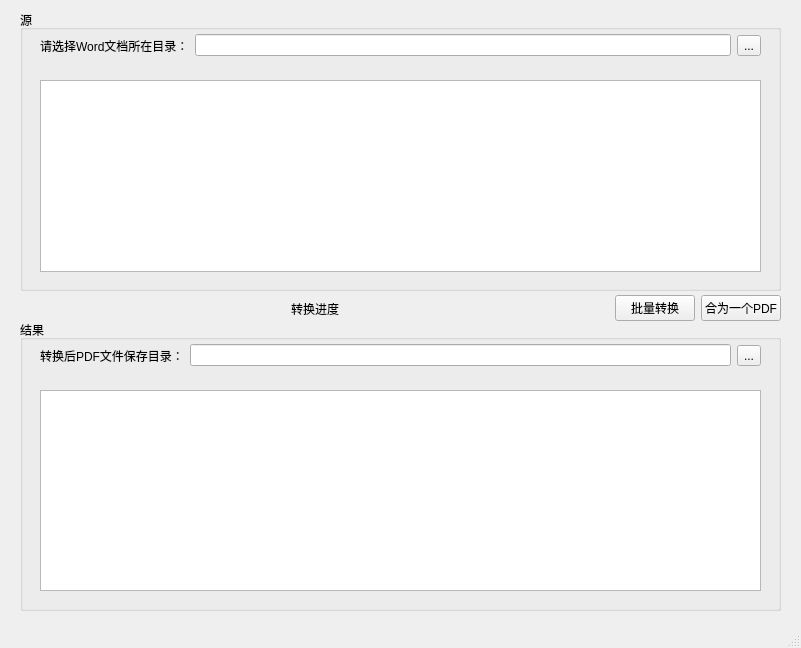
<?xml version="1.0" encoding="UTF-8"?>
<ui version="4.0">
 <class>TransformWindow</class>
 <widget class="QMainWindow" name="TransformWindow">
  <property name="geometry">
   <rect>
    <x>0</x>
    <y>0</y>
    <width>801</width>
    <height>648</height>
   </rect>
  </property>
  <property name="windowTitle">
   <string>Word转PDF</string>
  </property>
  <widget class="QWidget" name="centralwidget">
   <widget class="QWidget" name="horizontalLayoutWidget_3">
    <property name="geometry">
     <rect>
      <x>20</x>
      <y>293</y>
      <width>761</width>
      <height>31</height>
     </rect>
    </property>
    <layout class="QHBoxLayout" name="horizontalLayout_3">
     <item>
      <spacer name="horizontalSpacer">
       <property name="orientation">
        <enum>Qt::Horizontal</enum>
       </property>
       <property name="sizeHint" stdset="0">
        <size>
         <width>40</width>
         <height>20</height>
        </size>
       </property>
      </spacer>
     </item>
     <item>
      <widget class="QLabel" name="showLoding">
       <property name="enabled">
        <bool>true</bool>
       </property>
       <property name="text">
        <string>转换进度</string>
       </property>
      </widget>
     </item>
     <item>
      <spacer name="horizontalSpacer_2">
       <property name="orientation">
        <enum>Qt::Horizontal</enum>
       </property>
       <property name="sizeHint" stdset="0">
        <size>
         <width>40</width>
         <height>20</height>
        </size>
       </property>
      </spacer>
     </item>
     <item>
      <widget class="QPushButton" name="multipleExecute">
       <property name="text">
        <string>批量转换</string>
       </property>
      </widget>
     </item>
     <item>
      <widget class="QPushButton" name="singleExecute">
       <property name="text">
        <string>合为一个PDF</string>
       </property>
      </widget>
     </item>
    </layout>
   </widget>
   <widget class="QGroupBox" name="groupBox">
    <property name="geometry">
     <rect>
      <x>20</x>
      <y>10</y>
      <width>761</width>
      <height>281</height>
     </rect>
    </property>
    <property name="title">
     <string>源</string>
    </property>
    <widget class="QWidget" name="horizontalLayoutWidget">
     <property name="geometry">
      <rect>
       <x>20</x>
       <y>20</y>
       <width>721</width>
       <height>31</height>
      </rect>
     </property>
     <layout class="QHBoxLayout" name="horizontalLayout">
      <item>
       <widget class="QLabel" name="label">
        <property name="text">
         <string>请选择Word文档所在目录：</string>
        </property>
       </widget>
      </item>
      <item>
       <widget class="QLineEdit" name="sourcepath"/>
      </item>
      <item>
       <widget class="QToolButton" name="sourcebrowseButton">
        <property name="text">
         <string>...</string>
        </property>
       </widget>
      </item>
     </layout>
    </widget>
    <widget class="QListWidget" name="listword">
     <property name="geometry">
      <rect>
       <x>20</x>
       <y>70</y>
       <width>721</width>
       <height>192</height>
      </rect>
     </property>
    </widget>
   </widget>
   <widget class="QGroupBox" name="groupBox_2">
    <property name="geometry">
     <rect>
      <x>20</x>
      <y>320</y>
      <width>761</width>
      <height>291</height>
     </rect>
    </property>
    <property name="title">
     <string>结果</string>
    </property>
    <widget class="QWidget" name="horizontalLayoutWidget_4">
     <property name="geometry">
      <rect>
       <x>20</x>
       <y>20</y>
       <width>721</width>
       <height>31</height>
      </rect>
     </property>
     <layout class="QHBoxLayout" name="horizontalLayout_4">
      <item>
       <widget class="QLabel" name="label_3">
        <property name="text">
         <string>转换后PDF文件保存目录：</string>
        </property>
       </widget>
      </item>
      <item>
       <widget class="QLineEdit" name="targetpath"/>
      </item>
      <item>
       <widget class="QToolButton" name="targetbrowseButton">
        <property name="text">
         <string>...</string>
        </property>
       </widget>
      </item>
     </layout>
    </widget>
    <widget class="QListWidget" name="listpdf">
     <property name="geometry">
      <rect>
       <x>20</x>
       <y>70</y>
       <width>721</width>
       <height>201</height>
      </rect>
     </property>
    </widget>
   </widget>
  </widget>
  <widget class="QMenuBar" name="menubar">
   <property name="geometry">
    <rect>
     <x>0</x>
     <y>0</y>
     <width>801</width>
     <height>23</height>
    </rect>
   </property>
  </widget>
  <widget class="QStatusBar" name="statusbar"/>
 </widget>
 <resources/>
 <connections/>
</ui>
